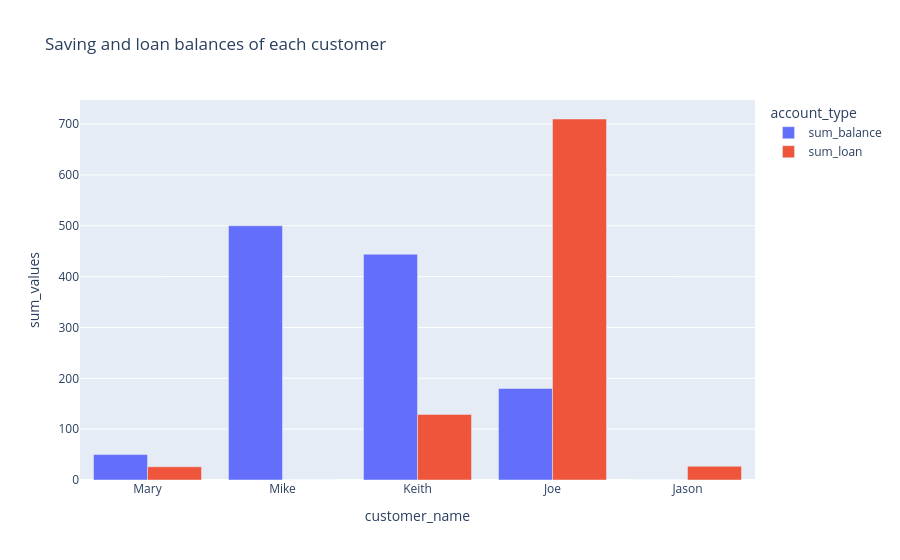

The cell this chart's notebook holds for it:
### Code cell
df = pd.read_sql("""
    SELECT 
        COALESCE(bl.customer_name, l.customer_name) AS customer_name, 
        COALESCE(sum_balance, 0) AS sum_balance, 
        COALESCE(sum_loan, 0) AS sum_loan
    FROM
    (
        SELECT customer_name, SUM(balance) AS sum_balance FROM depositor
        JOIN account ON account.account_number = depositor.account_number
        GROUP BY customer_name
    ) AS bl
    FULL OUTER JOIN
    (
        SELECT customer_name, SUM(amount) AS sum_loan FROM borrower
        JOIN loan ON loan.loan_number = borrower.loan_number
        GROUP BY customer_name
    ) AS l
    ON bl.customer_name = l.customer_name
                 """, con=engine1)

df_melted = df.melt(id_vars='customer_name', value_vars=['sum_balance', 'sum_loan'], 
                    var_name='account_type', value_name='sum_values')

# Create the bar chart
fig = px.bar(df_melted, x='customer_name', y='sum_values', color='account_type', barmode='group', 
             title='Saving and loan balances of each customer', 
             labels={'sum_values': 'sum_values', 'customer_name': 'customer_name'})

# Show the figure
fig.show()

### Figure 1 — Plotly figure (JSON) as saved in the notebook; plotly's stock layout.template omitted (floating-point values rounded to 4 significant figures)
{"data": [{"alignmentgroup": "True", "hovertemplate": "account_type=sum_balance<br>customer_name=%{x}<br>sum_values=%{y}<extra></extra>", "legendgroup": "sum_balance", "marker": {"color": "#636efa", "pattern": {"shape": ""}}, "name": "sum_balance", "offsetgroup": "sum_balance", "orientation": "v", "showlegend": true, "textposition": "auto", "type": "bar", "x": ["Mary", "Mike", "Keith", "Joe", "Jason"], "xaxis": "x", "y": [50, 500, 444, 180, 0], "yaxis": "y"}, {"alignmentgroup": "True", "hovertemplate": "account_type=sum_loan<br>customer_name=%{x}<br>sum_values=%{y}<extra></extra>", "legendgroup": "sum_loan", "marker": {"color": "#EF553B", "pattern": {"shape": ""}}, "name": "sum_loan", "offsetgroup": "sum_loan", "orientation": "v", "showlegend": true, "textposition": "auto", "type": "bar", "x": ["Mary", "Mike", "Keith", "Joe", "Jason"], "xaxis": "x", "y": [26, 0, 129, 710, 27], "yaxis": "y"}], "layout": {"barmode": "group", "legend": {"title": {"text": "account_type"}, "tracegroupgap": 0}, "title": {"text": "Saving and loan balances of each customer"}, "xaxis": {"anchor": "y", "domain": [0, 1], "title": {"text": "customer_name"}}, "yaxis": {"anchor": "x", "domain": [0, 1], "title": {"text": "sum_values"}}}}
